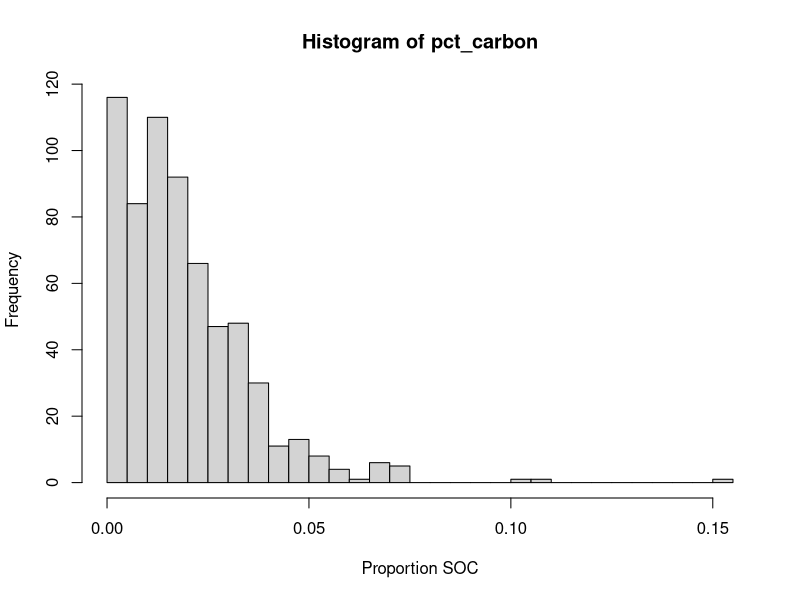
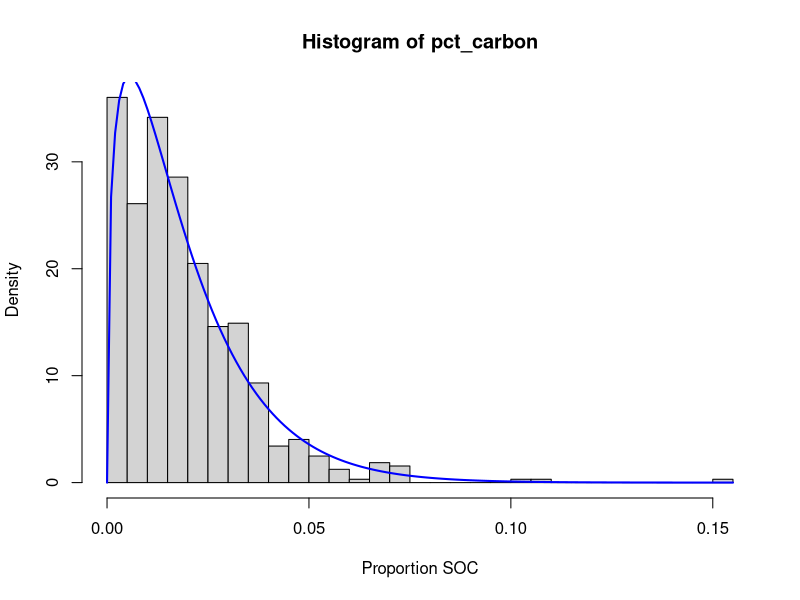
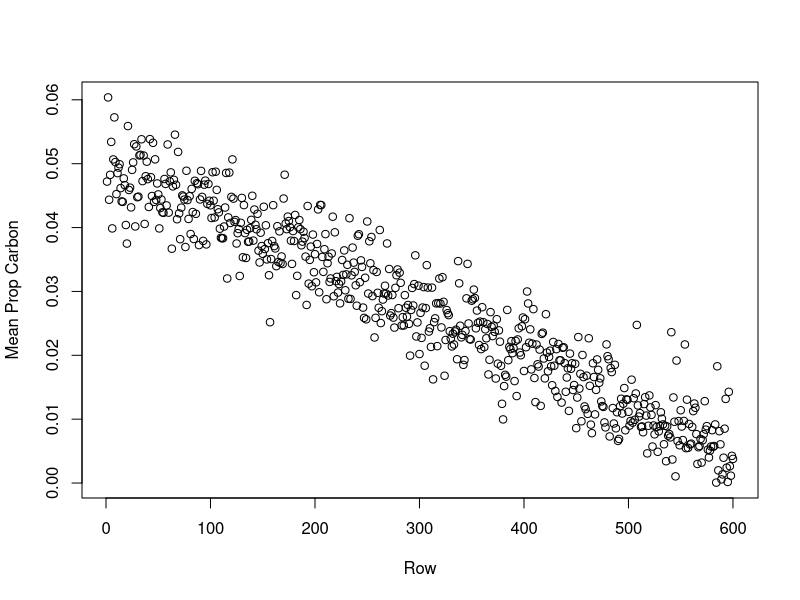

The R script that drew these images, in order:
## ---- chunk 1
knitr::opts_chunk$set(echo = TRUE, message = FALSE, warning = FALSE)
## ---- chunk 2
library(tidyverse)
## ---- chunk 3
duplicate_data <- read_csv("mcp_duplicates.csv")
#drop samples that were rerun fewer or more than 2 times
multiple_dups <- names(which(table(duplicate_data$sample_name) != 2))
#also drop runs of atropine standards
duplicate_data <- duplicate_data %>%
  filter(!(sample_name %in% multiple_dups)) %>%
  filter(substr(sample_name, 1, 4) != 'atro') 

duplicate_data
## ---- chunk 4
pct_carbon <- duplicate_data$carbon / 100
hist(pct_carbon, breaks = 30, xlab = "Proportion SOC")
## ---- chunk 5
#little function to return beta parameters given a mean and variance
compute_beta_params <- function(mu, sigma_squared){
  alpha <- ((1 - mu) / sigma_squared - 1 / mu) * mu^2
  beta <- alpha * (1 / mu - 1)
  c("alpha" = alpha, "beta" = beta)
}

mean_carbon <- mean(pct_carbon)
var_carbon <- var(pct_carbon)
beta_params <- compute_beta_params(mu = mean_carbon, sigma_squared = var_carbon)
grid <- seq(0, max(pct_carbon), by=.001)

hist(pct_carbon, breaks = 30, xlab = "Proportion SOC", freq = FALSE)
points(y = dbeta(grid, shape1 = beta_params[1], shape2 = beta_params[2]), x = grid, type = 'l', col = 'blue', lwd = 2)
## ---- chunk 6

simulate_truth <- function(){
  #since silver lab plots are 60 x 25 meters, this gives a resolution of .1 meters
  n_latitude <- 600
  n_longitude <- 250
  d <- n_latitude * n_longitude
  
  #first simulate a surface that is a "slope" with the mean decreasing linearly as we move down the surface
  #mean varies across rows, it decreases linearly from .05 to .005
  grid <- (1:n_latitude) / n_latitude
  linear_mean <- .05 * (1-grid) + .005 * grid
  mean_matrix <- matrix(data = rep(linear_mean, n_latitude), nrow = n_latitude, ncol = n_longitude)
  #fix variance initially
  var_matrix <- matrix(.004, nrow = n_latitude, ncol = n_longitude)
  #simulated carbon matrix
  carbon_matrix <- matrix(0, nrow = n_latitude, ncol = n_longitude)
  for(i in 1:n_latitude){
    for(j in 1:n_longitude){
      beta_params <- compute_beta_params(mu = mean_matrix[i,j], sigma_squared = var_matrix[i,j])
      carbon_matrix[i,j] <- rbeta(n = 1, shape1 = beta_params[1], shape2 = beta_params[2])
    }
  }
  carbon_matrix
}

simulated_surface <- simulate_truth()
## ---- chunk 7
plot(apply(simulated_surface, 1, mean), xlab = "Row", ylab = "Mean Prop Carbon")
